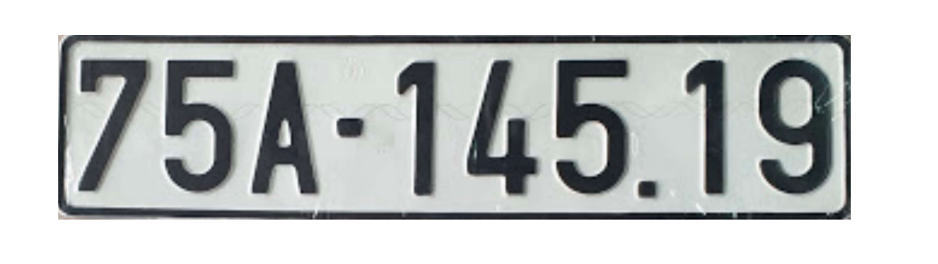
#> input picture bienso.PNG, 938 x 264 px, found by its file name
$ python bai5.py
#> lines starting #> are read from the running program, lines starting #| are printed output that depends on the picture; after the words box and inside, x2 and y2 are one past the last pixel; in counts of white or black regions, pixels touching at a corner belong together
import cv2
import numpy as np
import os

# Tên file ảnh biển số xe của bạn (Lưu ảnh vào chung thư mục với tên 'bienso.png')
image_path = "bienso.png"

# 1. Đọc ảnh gốc
img = cv2.imread(image_path)
#> img is the input picture: shape (264, 938, 3); mean B, G, R 196.8, 197.2, 194.2
if img is None:
    print(f"Lỗi: Không tìm thấy file ảnh '{image_path}'! Hãy kiểm tra lại tên file.")
    exit()

# 2. Chuyển ảnh về màu xám (Grayscale)
gray = cv2.cvtColor(img, cv2.COLOR_BGR2GRAY)
blurred = cv2.GaussianBlur(gray, (3, 3), 0)

# 3. ĐƯA ẢNH VỀ TRẮNG ĐEN (Binary Thresholding bằng phương pháp Otsu)
# Chuyển chữ đen trên nền trắng thành các nét chữ trắng rõ nét trên nền đen
_, thresh = cv2.threshold(blurred, 0, 255, cv2.THRESH_BINARY_INV + cv2.THRESH_OTSU)
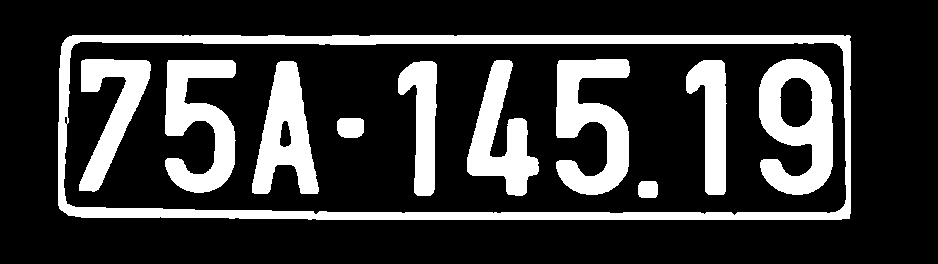
#> thresh: shape (264, 938); 21.9% white; 11 white regions

# Hiển thị cửa sổ ảnh TRẮNG ĐEN để quan sát rõ kết quả chuyển đổi
cv2.imshow("Anh Bien So Trang Den (Binary)", thresh)

# 4. Tìm các đường viền (contours) trên ảnh trắng đen vừa tạo
contours, _ = cv2.findContours(thresh.copy(), cv2.RETR_EXTERNAL, cv2.CHAIN_APPROX_SIMPLE)
#> contours = 1 contour; box (x1, y1, x2, y2) and area: (58, 35, 851, 220) 144924

h_img, w_img = gray.shape
#> h_img = 264; w_img = 938
character_contours = []

# 5. Lọc các contour hợp lệ theo kích thước tiêu chuẩn của ký tự trên biển số
for c in contours:
    (x, y, w, h) = cv2.boundingRect(c)

    # Điều kiện lọc chiều cao, chiều rộng phù hợp với chữ/số trên biển
    if (h > 0.4 * h_img) and (h < 0.98 * h_img) and (w < 0.8 * h) and (w * h > 30):
        character_contours.append((x, y, w, h))
#> this loop made 1 pass
#> (x, y, w, h) on pass 1: (58, 35, 793, 185)
#> after the loop, character_contours = []

# 6. Sắp xếp các ký tự theo thứ tự từ TRÁI sang PHẢI dựa vào tọa độ x
character_contours = sorted(character_contours, key=lambda item: item[0])

# Tạo thư mục chứa các file ảnh ký tự được crop ra
output_dir = "cropped_chars"
os.makedirs(output_dir, exist_ok=True)

display_img = img.copy()
print(f"Đã tìm thấy và tách thành công {len(character_contours)} ký tự từ ảnh trắng đen.")
#| Đã tìm thấy và tách thành công 0 ký tự từ ảnh trắng đen.

# 7. Tiến hành crop từng ký tự và lưu ra file ảnh (.png)
for i, (x, y, w, h) in enumerate(character_contours):
    # Cắt vùng chứa ký tự từ ảnh gốc
    char_crop = img[y:y+h, x:x+w]

    # Lưu file vào thư mục cropped_chars với tên 0.png, 1.png, 2.png,...
    filename = os.path.join(output_dir, f"{i}.png")
    cv2.imwrite(filename, char_crop)
    print(f"Đã lưu: {filename}")

    # Vẽ khung xanh quanh ký tự và đánh số thứ tự trên ảnh gốc để kiểm tra
    cv2.rectangle(display_img, (x, y), (x + w, y + h), (0, 255, 0), 2)
    cv2.putText(display_img, str(i), (x, y - 5), cv2.FONT_HERSHEY_SIMPLEX, 0.6, (0, 0, 255), 2)
#> this loop made 0 passes

# 8. Hiển thị kết quả khoanh vùng trực quan
cv2.imshow("Ket Qua Khoanh Vung Ky Tu Bien So", display_img)
cv2.waitKey(0)
cv2.destroyAllWindows()
